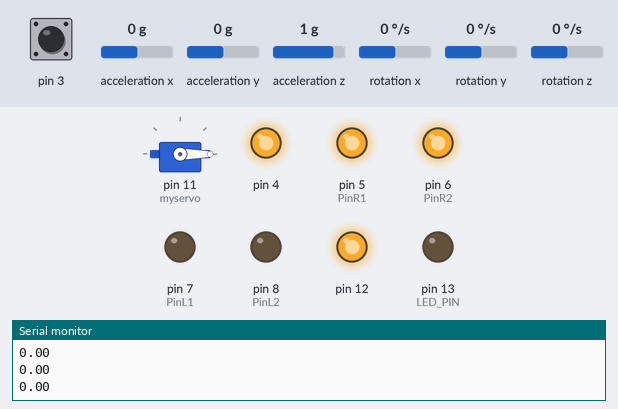
Bench run of a sketch on a simulated Arduino Leonardo, built with avr-gcc and run on an emulated ATmega32U4. Shown: servo, output pins drawn as LEDs (lit = HIGH), the last lines printed to the serial monitor. The test bench sets the inputs (shaded band); at power-on: acceleration y 0 g, acceleration z 1 g, pin 3 HIGH, acceleration x 0 g, rotation x 0 °/s, rotation y 0 °/s, rotation z 0 °/s. The sensor or clock chip raises its interrupt line as the real part does.

Above: at 1.7 s.
1.8 s: acceleration y set to 0.8 g
At 2.8 s:
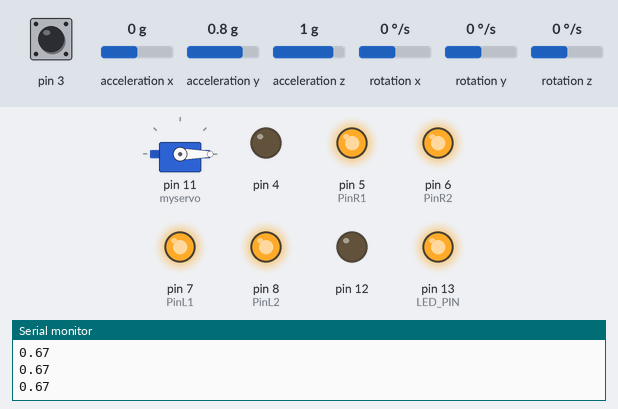
3.3 s: acceleration y set to 0 g
At 3.66 s:
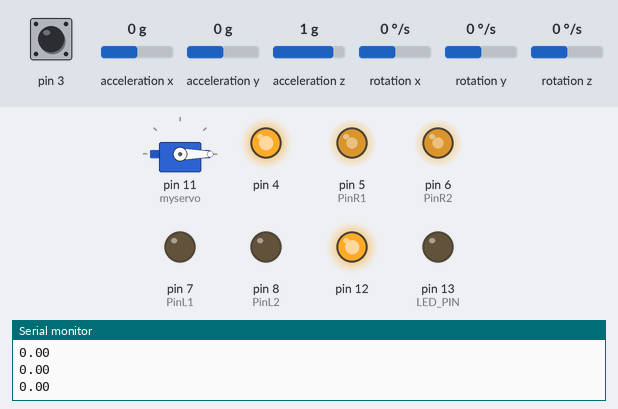
5.2 s: acceleration z set to 0.1 g
6.7 s: acceleration z set to -0.2 g
At 7.7 s:
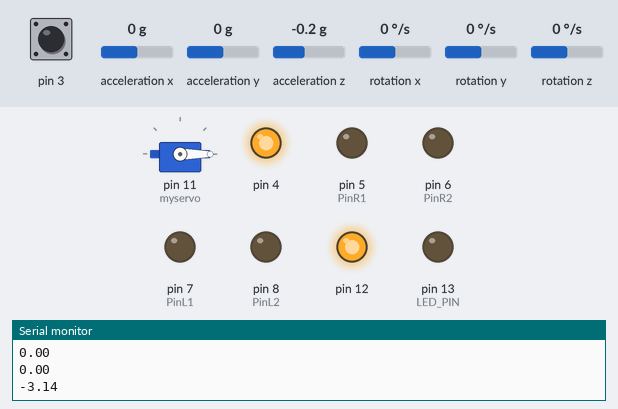
8.2 s: acceleration y set to -1.4 g
At 9.5 s:
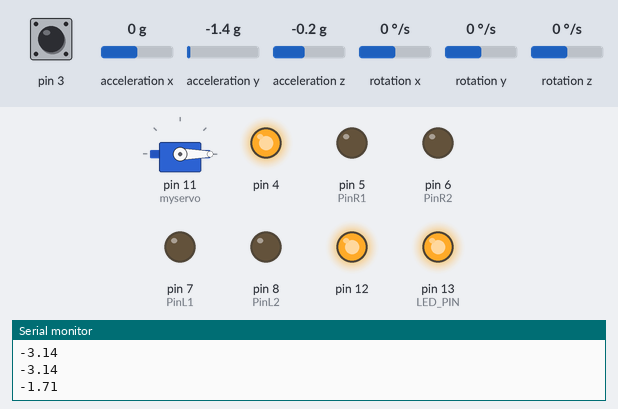
11.2 s: acceleration y set to -0.1 g
12.9 s: acceleration y set to 0.2 g
At 14.4 s:
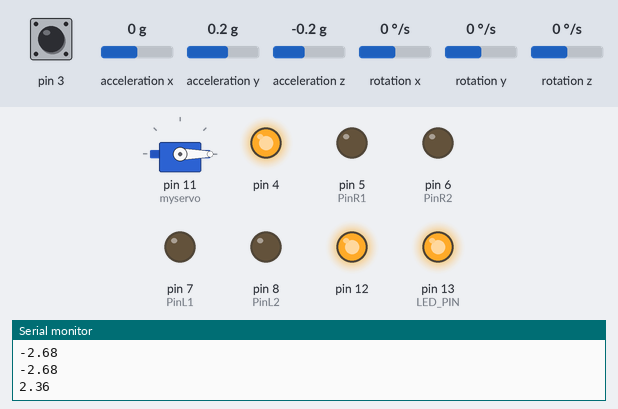
Timing chart, 0 to 15.9 s (numbered marks = the images above; inputs shaded):
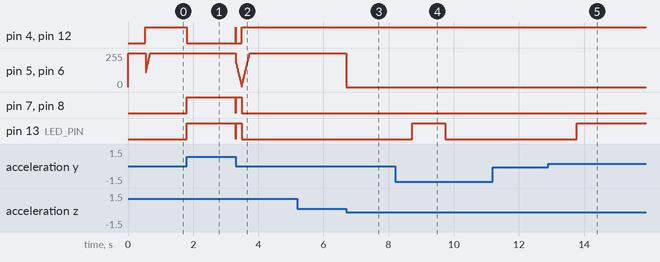

Measured:
- the behaviour switches between 0 and -0.1 g on acceleration z (found by bisection; images 2 and 3)
- after the input at 1.8 s, pin 4, pin 12: HIGH → LOW at once; pin 7 (PinL1), pin 8 (PinL2), pin 13 (LED_PIN): LOW → HIGH at once
- after the input at 3.3 s, pin 4, pin 12: LOW → HIGH at once, → LOW 0.01 s later, → HIGH 0.18 s later; pin 7 (PinL1), pin 8 (PinL2), pin 13 (LED_PIN): HIGH → LOW at once, → HIGH 0.01 s later, → LOW 0.18 s later
- after the input at 6.7 s, pin 5 (PinR1), pin 6 (PinR2): 255/255 → 0/255 at once
- after the input at 8.2 s, pin 13 (LED_PIN): LOW → HIGH after 0.52 s, → LOW 1.0 s later
- after the input at 12.9 s, pin 13 (LED_PIN): LOW → HIGH after 0.87 s

The sketch:

SBR2.ino
```cpp
/*this is the code for the self balacing robot using arduino and mpu-6050
i have not completely written this code and i have put it for the VIDEO on my channel
the link to the video is https://youtu.be/tGS7Vr_db98
*/

//  the begining of the code is not mine
// only the PID part is mine


// I2C device class (I2Cdev) demonstration Arduino sketch for MPU6050 class using DMP (MotionApps v2.0)
// 6/21/2012 by Jeff Rowberg <jeff@rowberg.net>
// Updates should (hopefully) always be available at https://github.com/jrowberg/i2cdevlib
//
// Changelog:
//      2013-05-08 - added seamless Fastwire support
//                 - added note about gyro calibration
//      2012-06-21 - added note about Arduino 1.0.1 + Leonardo compatibility error
//      2012-06-20 - improved FIFO overflow handling and simplified read process
//      2012-06-19 - completely rearranged DMP initialization code and simplification
//      2012-06-13 - pull gyro and accel data from FIFO packet instead of reading directly
//      2012-06-09 - fix broken FIFO read sequence and change interrupt detection to RISING
//      2012-06-05 - add gravity-compensated initial reference frame acceleration output
//                 - add 3D math helper file to DMP6 example sketch
//                 - add Euler output and Yaw/Pitch/Roll output formats
//      2012-06-04 - remove accel offset clearing for better results (thanks Sungon Lee)
//      2012-06-01 - fixed gyro sensitivity to be 2000 deg/sec instead of 250
//      2012-05-30 - basic DMP initialization working

/* ============================================
I2Cdev device library code is placed under the MIT license
Copyright (c) 2012 Jeff Rowberg

Permission is hereby granted, free of charge, to any person obtaining a copy
of this software and associated documentation files (the "Software"), to deal
in the Software without restriction, including without limitation the rights
to use, copy, modify, merge, publish, distribute, sublicense, and/or sell
copies of the Software, and to permit persons to whom the Software is
furnished to do so, subject to the following conditions:

The above copyright notice and this permission notice shall be included in
all copies or substantial portions of the Software.

THE SOFTWARE IS PROVIDED "AS IS", WITHOUT WARRANTY OF ANY KIND, EXPRESS OR
IMPLIED, INCLUDING BUT NOT LIMITED TO THE WARRANTIES OF MERCHANTABILITY,
FITNESS FOR A PARTICULAR PURPOSE AND NONINFRINGEMENT. IN NO EVENT SHALL THE
AUTHORS OR COPYRIGHT HOLDERS BE LIABLE FOR ANY CLAIM, DAMAGES OR OTHER
LIABILITY, WHETHER IN AN ACTION OF CONTRACT, TORT OR OTHERWISE, ARISING FROM,
OUT OF OR IN CONNECTION WITH THE SOFTWARE OR THE USE OR OTHER DEALINGS IN
THE SOFTWARE.
===============================================
*/

// I2Cdev and MPU6050 must be installed as libraries, or else the .cpp/.h files
// for both classes must be in the include path of your project
#include "I2Cdev.h"

#include "MPU6050_6Axis_MotionApps20.h"
//#include "MPU6050.h" // not necessary if using MotionApps include file

// Arduino Wire library is required if I2Cdev I2CDEV_ARDUINO_WIRE implementation
// is used in I2Cdev.h
#if I2CDEV_IMPLEMENTATION == I2CDEV_ARDUINO_WIRE
    #include "Wire.h"
#endif
#include<Servo.h>
Servo myservo;
int pos=0;
 int flag=0;
 int fla;

// class default I2C address is 0x68
// specific I2C addresses may be passed as a parameter here
// AD0 low = 0x68 (default for SparkFun breakout and InvenSense evaluation board)
// AD0 high = 0x69
MPU6050 mpu;
//MPU6050 mpu(0x69); // <-- use for AD0 high

/* =========================================================================
   NOTE: In addition to connection 3.3v, GND, SDA, and SCL, this sketch
   depends on the MPU-6050's INT pin being connected to the Arduino's
   external interrupt #0 pin. On the Arduino Uno and Mega 2560, this is
   digital I/O pin 2.
 * ========================================================================= */

/* =========================================================================
   NOTE: Arduino v1.0.1 with the Leonardo board generates a compile error
   when using Serial.write(buf, len). The Teapot output uses this method.
   The solution requires a modification to the Arduino USBAPI.h file, which
   is fortunately simple, but annoying. This will be fixed in the next IDE
   release. For more info, see these links:

   http://arduino.cc/forum/index.php/topic,109987.0.html
   http://code.google.com/p/arduino/issues/detail?id=958
 * ========================================================================= */


// uncomment "OUTPUT_READABLE_QUATERNION" if you want to see the actual
// quaternion components in a [w, x, y, z] format (not best for parsing
// on a remote host such as Processing or something though)
//#define OUTPUT_READABLE_QUATERNION

// uncomment "OUTPUT_READABLE_EULER" if you want to see Euler angles
// (in degrees) calculated from the quaternions coming from the FIFO.
// Note that Euler angles suffer from gimbal lock (for more info, see
// http://en.wikipedia.org/wiki/Gimbal_lock)
#define OUTPUT_READABLE_EULER

// uncomment "OUTPUT_READABLE_YAWPITCHROLL" if you want to see the yaw/
// pitch/roll angles (in degrees) calculated from the quaternions coming
// from the FIFO. Note this also requires gravity vector calculations.
// Also note that yaw/pitch/roll angles suffer from gimbal lock (for
// more info, see: http://en.wikipedia.org/wiki/Gimbal_lock)
#define OUTPUT_READABLE_YAWPITCHROLL

// uncomment "OUTPUT_READABLE_REALACCEL" if you want to see acceleration
// components with gravity removed. This acceleration reference frame is
// not compensated for orientation, so +X is always +X according to the
// sensor, just without the effects of gravity. If you want acceleration
// compensated for orientation, us OUTPUT_READABLE_WORLDACCEL instead.
//#define OUTPUT_READABLE_REALACCEL

// uncomment "OUTPUT_READABLE_WORLDACCEL" if you want to see acceleration
// components with gravity removed and adjusted for the world frame of
// reference (yaw is relative to initial orientation, since no magnetometer
// is present in this case). Could be quite handy in some cases.
//#define OUTPUT_READABLE_WORLDACCEL

// uncomment "OUTPUT_TEAPOT" if you want output that matches the
// format used for the InvenSense teapot demo
//#define OUTPUT_TEAPOT


#define LED_PIN 13 // (Arduino is 13, Teensy is 11, Teensy++ is 6)
bool blinkState = false;

// MPU control/status vars
bool dmpReady = false;  // set true if DMP init was successful
uint8_t mpuIntStatus;   // holds actual interrupt status byte from MPU
uint8_t devStatus;      // return status after each device operation (0 = success, !0 = error)
uint16_t packetSize;    // expected DMP packet size (default is 42 bytes)
uint16_t fifoCount;     // count of all bytes currently in FIFO
uint8_t fifoBuffer[64]; // FIFO storage buffer

// orientation/motion vars
Quaternion q;           // [w, x, y, z]         quaternion container
VectorInt16 aa;         // [x, y, z]            accel sensor measurements
VectorInt16 aaReal;     // [x, y, z]            gravity-free accel sensor measurements
VectorInt16 aaWorld;    // [x, y, z]            world-frame accel sensor measurements
VectorFloat gravity;    // [x, y, z]            gravity vector
float euler[3];         // [psi, theta, phi]    Euler angle container
float ypr[3];           // [yaw, pitch, roll]   yaw/pitch/roll container and gravity vector

// packet structure for InvenSense teapot demo
uint8_t teapotPacket[14] = { '$', 0x02, 0,0, 0,0, 0,0, 0,0, 0x00, 0x00, '\r', '\n' };
//*************************************************************************************************************************************************************************
//                                                 MY Variables

float OldP = 0;         // Previous value used to calculate change in P //  DELTA P
float P = 0;            //  Proportional component
float I = 0;            //  Integral        just the sum of P over time
float OldI = 0;         //  previous value of I for calculation of Delta I
float D = 0;            //  Differential       D = P - OldP
float bp = -60;          // balance point
float pwm = 0;          // value of Pulse Width Modulation  to ENA ENB
long a = 0;             // L298N to IN 1 to 4
long b = 0;             //
const int PinR1 = 5;    //  arduino  pin 5 to l298  pin IN4
const int PinR2 = 6;    //  arduino  pin 6 to l298  pin IN3
const int PinL1 = 7;    //  arduino  pin 7 to l298  pin IN1
const int PinL2 = 8;    //  arduino  pin 8 to l298  pin IN2
const int PwmR  = 9;    //  arduino  pin 9 to l298  pin ENB
const int PwmL  = 10;   //  arduino  pin 10 to l298  pin ENA
//****************************************************************************************************************************************************


// ================================================================
// ===               INTERRUPT DETECTION ROUTINE                ===
// ================================================================

volatile bool mpuInterrupt = false;     // indicates whether MPU interrupt pin has gone high
void dmpDataReady() {
    mpuInterrupt = true;
}


// ================================================================
// ===                      INITIAL SETUP                       ===
// ================================================================

void setup() {
//*********************************************************************************************************************************************************
// arduino to l298 pins hopefully self explanatory
myservo.attach(11);
myservo.write(pos);


     pinMode(8,OUTPUT);
  pinMode(12,OUTPUT);
  pinMode(6,OUTPUT);
  pinMode(7,OUTPUT);
  pinMode(4,OUTPUT);
  pinMode(5,OUTPUT);
  digitalWrite(6,HIGH);
  digitalWrite(5,HIGH);
//**********************************************************************************************************************************************************
    // join I2C bus (I2Cdev library doesn't do this automatically)
    #if I2CDEV_IMPLEMENTATION == I2CDEV_ARDUINO_WIRE
        Wire.begin();
        TWBR = 24; // 400kHz I2C clock (200kHz if CPU is 8MHz)
    #elif I2CDEV_IMPLEMENTATION == I2CDEV_BUILTIN_FASTWIRE
        Fastwire::setup(400, true);
    #endif

    // initialize serial communication
    // (115200 chosen because it is required for Teapot Demo output, but it's
    // really up to you depending on your project)
    Serial.begin(57600);
    while (!Serial); // wait for Leonardo enumeration, others continue immediately

    // NOTE: 8MHz or slower host processors, like the Teensy @ 3.3v or Ardunio
    // Pro Mini running at 3.3v, cannot handle this baud rate reliably due to
    // the baud timing being too misaligned with processor ticks. You must use
    // 38400 or slower in these cases, or use some kind of external separate
    // crystal solution for the UART timer.

    // initialize device
    Serial.println(F("Initializing I2C devices..."));
    mpu.initialize();

    // verify connection
    Serial.println(F("Testing device connections..."));
    Serial.println(mpu.testConnection() ? F("MPU6050 connection successful") : F("MPU6050 connection failed"));

//****************************************************************************************************************************************
//     Commented out so that program dose not wait for imput,but gets straight to work
/*
    // wait for ready
    Serial.println(F("\nSend any character to begin DMP programming and demo: "));
    while (Serial.available() && Serial.read()); // empty buffer
    while (!Serial.available());                 // wait for data
    while (Serial.available() && Serial.read()); // empty buffer again

*/
Serial.println(ypr[2]);
//*****************************************************************************************************************************************
// load and configure the DMP
    Serial.println(F("Initializing DMP..."));
    devStatus = mpu.dmpInitialize();

    // supply your own gyro offsets here, scaled for min sensitivity
 //****************************************************************************************************************************************
 //  use calibration program to get your own values
    mpu.setXGyroOffset(-8);//(220);
    mpu.setYGyroOffset(-27);//(76);
    mpu.setZGyroOffset(7);//(-85);
    mpu.setXAccelOffset(-1209);//(1788); // 1688 factory default for my test chip
    mpu.setYAccelOffset(-189);
    mpu.setZAccelOffset(2137);
 //****************************************************************************************************************************************
    // make sure it worked (returns 0 if so)
    if (devStatus == 0) {
        // turn on the DMP, now that it's ready
        Serial.println(F("Enabling DMP..."));
        mpu.setDMPEnabled(true);

        // enable Arduino interrupt detection
        Serial.println(F("Enabling interrupt detection (Arduino external interrupt 0)..."));
        attachInterrupt(0, dmpDataReady, RISING);
        mpuIntStatus = mpu.getIntStatus();

        // set our DMP Ready flag so the main loop() function knows it's okay to use it
        Serial.println(F("DMP ready! Waiting for first interrupt..."));
        dmpReady = true;

        // get expected DMP packet size for later comparison
        packetSize = mpu.dmpGetFIFOPacketSize();
    } else {
        // ERROR!
        // 1 = initial memory load failed
        // 2 = DMP configuration updates failed
        // (if it's going to break, usually the code will be 1)
        Serial.print(F("DMP Initialization failed (code "));
        Serial.print(devStatus);
        Serial.println(F(")"));
    }

    // configure LED for output
    pinMode(LED_PIN, OUTPUT);

}


// ================================================================
// ===                    MAIN PROGRAM LOOP                     ===
// ================================================================

void loop() {

    // if programming failed, don't try to do anything
    if (!dmpReady) return;

    // wait for MPU interrupt or extra packet(s) available
    while (!mpuInterrupt && fifoCount < packetSize) {
        // other program behavior stuff here


     }

    // reset interrupt flag and get INT_STATUS byte
    mpuInterrupt = false;
    mpuIntStatus = mpu.getIntStatus();

    // get current FIFO count
    fifoCount = mpu.getFIFOCount();

    // check for overflow (this should never happen unless our code is too inefficient)
    if ((mpuIntStatus & 0x10) || fifoCount == 1024) {
        // reset so we can continue cleanly
        mpu.resetFIFO();
        Serial.println(F("FIFO overflow!"));

    // otherwise, check for DMP data ready interrupt (this should happen frequently)
    } else if (mpuIntStatus & 0x02) {
        // wait for correct available data length, should be a VERY short wait
        while (fifoCount < packetSize) fifoCount = mpu.getFIFOCount();

        // read a packet from FIFO
        mpu.getFIFOBytes(fifoBuffer, packetSize);

        // track FIFO count here in case there is > 1 packet available
        // (this lets us immediately read more without waiting for an interrupt)
        fifoCount -= packetSize;

        #ifdef OUTPUT_READABLE_YAWPITCHROLL
          // display Euler angles in degrees
          mpu.dmpGetQuaternion(&q, fifoBuffer);
          mpu.dmpGetGravity(&gravity, &q);
          mpu.dmpGetYawPitchRoll(ypr, &q, &gravity);
          Serial.println(ypr[2]);

//*********************************************************************************************************************************************************************
//                                                                      My Code
// PID control based on Pseudocode from https://en.wikipedia.org/wiki/PID_controller
// and the balance point idea from https://www.youtube.com/user/jmhrvy1947

          OldP =P;                     // save value of P
          P = (ypr[2] * 1000) + bp;    // update P from MPU add bp to correct for balance
          OldI = I;                    // save old I
          I = I + (P * 0.05) ;
          I = I + ((I - OldI)*2  );     // calulate new I
          if( I >  250 ) I =  250;           // LIMIT  Stop I building up too high
          if( I < -250 ) I = -250;           // or too low value
          D = P - OldP;                      //  D differential   change in P
          pwm = ( P * 1.5 ) + ( I*1.15 ) + ( D*10 ) ; // P I D

          a = 0;
          b = 0;
          if(pwm < 0){
            a = 0;
            b = 1;
             bp = bp - 0.01;
            digitalWrite(13, 0);
          }
          if(pwm > 0){
            a = 1;
            b = 0;
            bp = bp + 0.01;
            digitalWrite(13, 1);
          }
          /////////////////////////////
          // remove sign from PWM as - value has no meaning
          pwm  = abs(pwm);
          if ( pwm < 0) pwm = 0;
          if ( pwm > 255) pwm = 255;

            if(abs(ypr[2]) < abs(1.1)){
              analogWrite(6, pwm);
              digitalWrite(12, b);
              digitalWrite(8 ,a);

              analogWrite(5 ,pwm);
              digitalWrite(4 ,b);
              digitalWrite(7 ,a);
              }
           else{
              analogWrite(5 , 0);
              analogWrite(6 , 0);
              I = 0;
              bp = -98;
              delay(1000);
           }

 //********************************************************************************************************************************************************
        #endif
    }
}
```
